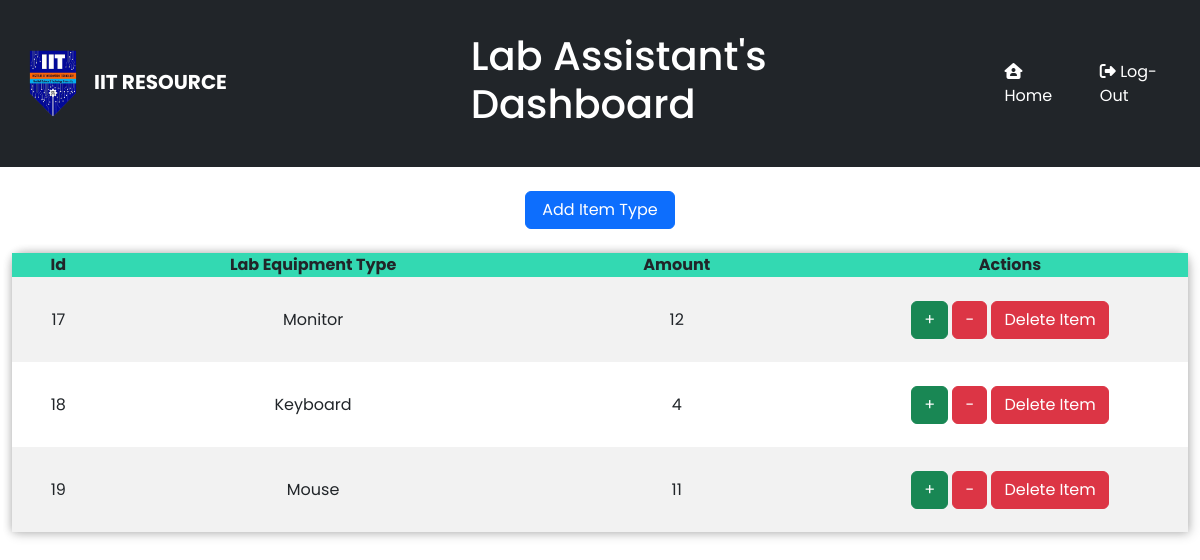
The page /updateLabEquipment.php on the database its author committed.
### tables this page shows
CREATE TABLE `resource` (
  `id` int(10) UNSIGNED NOT NULL,
  `ItemCategory` varchar(255) DEFAULT NULL,
  `ItemName` varchar(255) DEFAULT NULL,
  `amount` int(10) UNSIGNED DEFAULT 0
);

### updateLabEquipment.php (the view, shortened to what this page needs)
<!DOCTYPE html>
<html lang="en">
<head>
<link href="https://cdn.jsdelivr.net/npm/bootstrap@5.2.0/dist/css/bootstrap.min.css" rel="stylesheet">
<link rel="stylesheet" href="updateLabEquipment.css">
</head>
<body>
<nav class="navbar navbar-expand-lg bg-dark">
    <div class="container-fluid">
      <a class="navbar-brand" href="LabAssistantPage.php"><img src="./img/logo.png" width="50px" alt="logo"><span class="navbar-brand mr-2">IIT RESOURCE</span></a>
      <h1>Lab Assistant's Dashboard</h1>
      <div class="collapse navbar-collapse" id="navbarNav">
        <ul class="navbar-nav ms-auto">
          <li class="nav-item">
            <a class="nav-link" aria-current="page" href="LabAssistantPage.php" style="margin-right: 15px;"><i class="fa-solid fa-house-user"></i> Home</a>
          </li>
          <li class="nav-item">
            <a class="nav-link" href="logout.php"><i class="fa-solid fa-right-from-bracket"></i> Log-Out</a>
          </li>
        </ul>
      </div>
    </div>
  </nav>
  <br>
  <div class="text-center">
<a href="" data-bs-toggle="modal" data-bs-target="#exampleModal4"><input class="btn btn-primary" style="width: 150px;" type="button" value="Add Item Type"></a>
</div><br>
  <table>
  <tr>
    <th>Id</th>
    <th>Lab Equipment Type </th>
    <th>Amount</th>
    <th>Actions</th>
  </tr>
  <?php
  include('DatabaseConnection.php');
  $sql = "SELECT * From resource where ItemCategory='lab'";
  $res = mysqli_query($conn, $sql);
  if($res==true){
    $count = mysqli_num_rows($res);
    if($count>0){
        while($rows = mysqli_fetch_assoc($res)){
            $id = $rows['id'];
            $LabEquipmentType = $rows['ItemName'];
            $amount = $rows['amount'];
    ?>
                <tr>
                    <td><?php echo $id; ?></td>
                    <td><?php echo $LabEquipmentType; ?> </td>
                    <td><?php echo $amount; ?></td>
                    <td>
                    <button type="button" class="btn btn-success addbtn"> +</button>
                   <button type="button" class="btn btn-danger decreasebtn">-</button>
                   <button type="button" class="btn btn-danger deletebtn">Delete Item</button>
                    </td>
                </tr>
            <?php
        }
    }
}
  ?>
  </table>
</body>
</html>

### updateLabEquipment.css (style rules this page uses)
* { font-family: 'Poppins', sans-serif; }
* { margin: 0; padding: 0; }
h1 { margin-left: 16%; padding: 2%; color: #ffff; }
body { margin: 0px; padding: 0px; display: flex; flex-direction: column; height: 100vh; }
table { border-collapse: collapse; margin-left: 1%; text-align: center; border-radius: 12px 12px 0 0; width: 98%; box-shadow: 2px 2px 12px rgba(0, 0, 0, 0.2), -1px -1px 8px rgba(0, 0, 0, 0.2); }
tr { transition: all .2s ease-in; cursor: pointer; }
th { background: #33d9b2; }
td { width: 20px; text-align: center; padding: 2%; }
tr:nth-child(even) { background-color: #f2f2f2; }
.navbar-brand { font-weight: bold; color: #ffffff; margin-left: 1rem; }
.nav-link { color: #ffffff; }
span { pointer-events: none; }

### rows shown on the page
resource: id "17", ItemName "Monitor", amount "12"
resource: id "18", ItemName "Keyboard", amount "4"
resource: id "19", ItemName "Mouse", amount "11"
